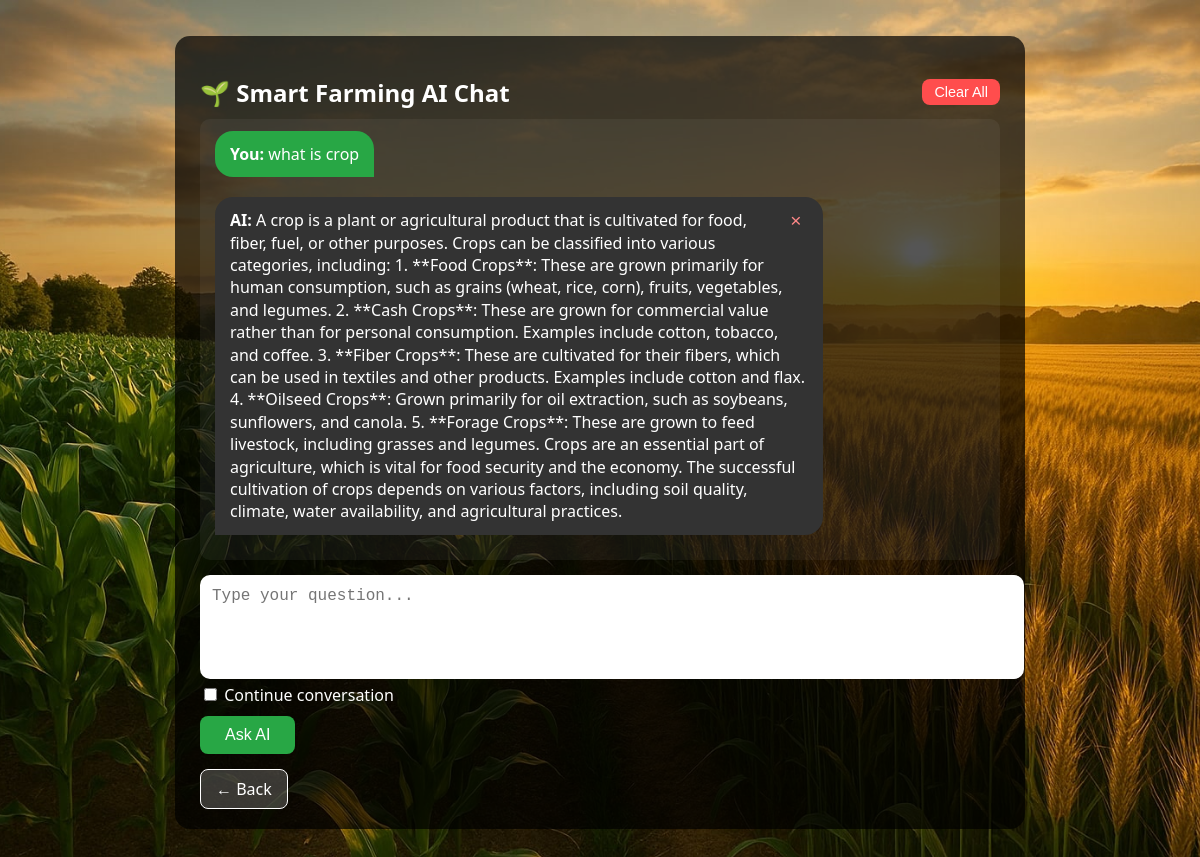
Page /ai-recommendations/ (signed in) on the committed database.
### ai_recommendations/models.py (models this page shows, shortened)
class AIQueryHistory(models.Model):
    user = models.ForeignKey(User, on_delete=models.CASCADE)
    prompt = models.TextField()
    response = models.TextField()
    timestamp = models.DateTimeField(auto_now_add=True)

### ai_recommendations/views.py (the view, shortened to what this page needs)
# urls.py: path("", ai_recommendations_view, name="ai_recommendations"),
@login_required
def ai_recommendations_view(request):
    prompt = ""
    response_text = ""
    history = AIQueryHistory.objects.filter(user=request.user).order_by('-timestamp')[:5]
    return render(request, 'ai_recommendations.html', {
        'prompt': prompt,
        'response': response_text,
        'history': history,
    })

### templates/ai_recommendations.html (shortened to what this page needs)
{% load static %}
<!DOCTYPE html>
<html lang="en">
<head>
</head>
<body>
    <div class="ai-container">
        <h2>
            🌱 Smart Farming AI Chat
            <button class="clear-btn" onclick="clearChat()">Clear All</button>
        </h2>
        <div class="chat-box" id="chatBox">
            {% for item in history reversed %}
                <div class="message user"><strong>You:</strong> {{ item.prompt }}</div>
                <div class="message ai">
                    <form method="POST" style="display:inline;">
                        <button type="submit" class="delete-btn" title="Delete">×</button>
                    </form>
                    <strong>AI:</strong> {{ item.response }}
                </div>
            {% endfor %}
        </div>
        <form method="POST" class="input-area" onsubmit="showLoading()">
            <textarea name="prompt" placeholder="Type your question..."></textarea>
            <br>
            <label>
                <input type="checkbox" name="followup"> Continue conversation
            </label>
            <br>
            <button type="submit" class="btn-submit">Ask AI</button>
        </form>
        <a href="{% url 'dashboard' %}" class="back-button">← Back</a>
    </div>
</body>
</html>

### rows in the picture
AIQueryHistory: prompt "what is crop", response "A crop is a plant or agricultural product that is cultivated for food, fiber, fuel, or other purposes. Crops can be classified into various categories, including: 1. **Food Crops**: These are grown primarily for human consumption, such as grains (wheat, rice, corn), fruits, vegetables, and legumes. 2. **Cash Crops**: These are grown for commercial value rather than for personal consumption. Examples include cotton, tobacco, and coffee. 3. **Fiber Crops**: These are cultivated for their fibers, which can be used in textiles and other products. Examples include cotton and flax. 4. **Oilseed Crops**: Grown primarily for oil extraction, such as soybeans, sunflowers, and canola. 5. **Forage…"
